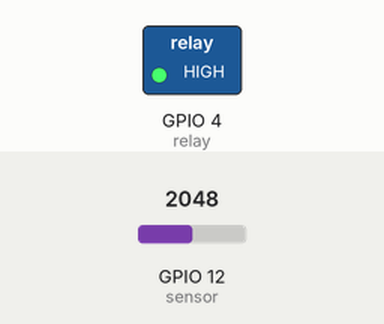
Recording of a sketch running on a simulated ESP32. On the bench: switched loads named in the sketch (green lamp = pin HIGH). The inputs (shaded band) are chosen by the test bench; at power-on: GPIO 12 (sensor) = 2048. WiFi joins after 1.5 s; servers stay silent unless stated; what the sketch prints to the serial monitor is not drawn.

Above: at 7.7 s.
7.8 s: GPIO 12 (sensor) set to 3393
13.1 s: GPIO 12 (sensor) set to 3510
At 18.0 s:
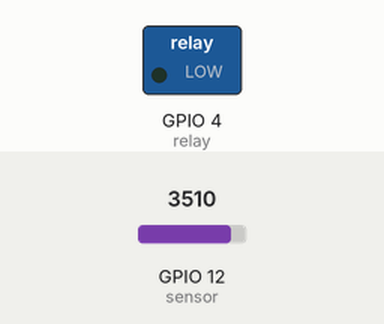
18.6 s: GPIO 12 (sensor) set to 2866
At 23.3 s:
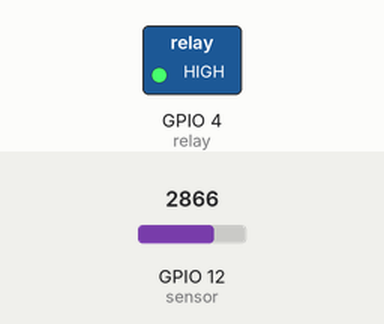
23.9 s: GPIO 12 (sensor) set to 3603
At 28.5 s:
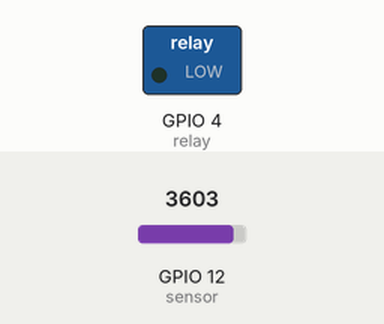
Timing chart, 0 to 30.0 s (numbered marks = the images above; inputs shaded):
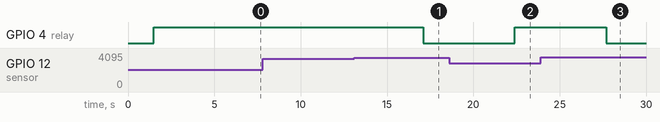

The sketch:

projectfinal.ino
```cpp
#include <WiFi.h>
#include <SPI.h>
#include <Wire.h>
#include<ThingSpeak.h>
const char* ssid = "kapankoghar0";   // your network SSID
const char* password = "kgfrrr2022";

  const int relay = 4;

const int sensor = 12;

int sensor_value = 0;


unsigned long myChannelNumber = 1864319;
const char* myWriteAPIKey = "A30GAB5R6JP5LKVA";
WiFiClient  client;

void setup(){
  Serial.begin(115200);
  WiFi.mode(WIFI_STA);
  ThingSpeak.begin(client);  // Initialize ThingSpeak
  wifiConnect();

     pinMode(relay, OUTPUT);
  digitalWrite(relay, HIGH);
  delay(5000);

}

void loop() {
  sensor_value = analogRead(sensor);
  Serial.println(sensor_value);
  sensor_value = map(sensor_value, 4095, 1920, 0, 100);
  Serial.println(sensor_value);
  if(sensor_value < 30){
    digitalWrite(relay, LOW);
    Serial.println(digitalRead(relay));
  } else {
    digitalWrite(relay, HIGH);
    Serial.println(digitalRead(relay));
  }

 ThingSpeak.setField(1, sensor_value);
    ThingSpeak.writeFields(myChannelNumber, myWriteAPIKey);

    delay(5000);
}
// Function to connect WiFi
void wifiConnect(){
  Serial.println("Connecting to WiFi!");
  WiFi.begin(ssid, password);
  while (WiFi.status() != WL_CONNECTED)
  {
    delay(100);
    Serial.print(".");
  }
  Serial.println("WiFi connected.");
}
  
```

Measured:
- the behaviour switches between 3442 and 3443 on GPIO 12 (sensor) (found by bisection; images 0 and 1)
- after the input at 7.8 s, every drawn part: stays the same
- after the input at 13.1 s, GPIO 4 (relay): HIGH → LOW after 4.0 s
- after the input at 18.6 s, GPIO 4 (relay): LOW → HIGH after 3.8 s
- after the input at 23.9 s, GPIO 4 (relay): HIGH → LOW after 3.8 s
